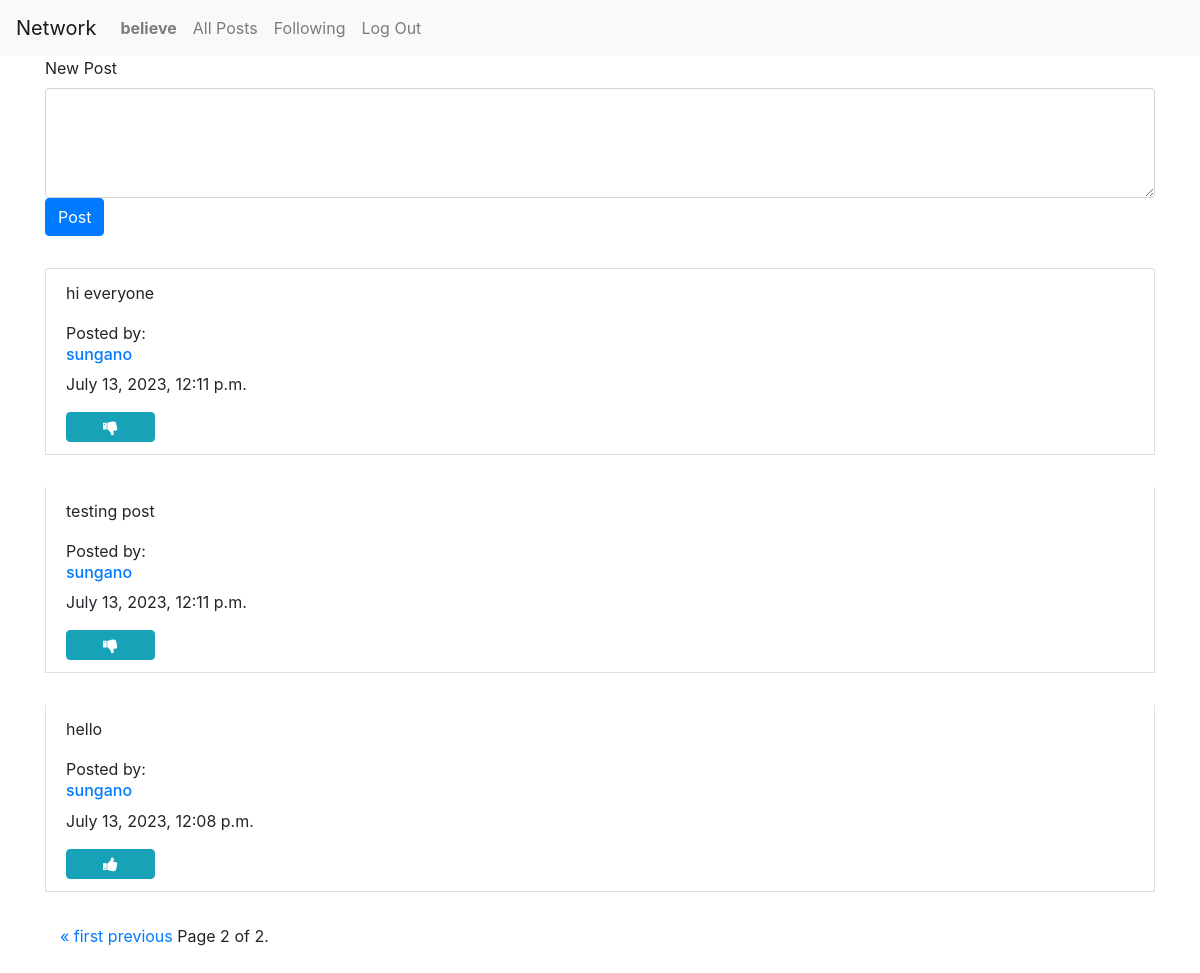
Page /?page=2 (signed in) on the committed database.
### network/models.py (models this page shows, shortened)
class User(AbstractUser):
    pass
    def __str__(self):
            return self.username

class Post(models.Model):
    comment = models.CharField(max_length=500)
    author = models.ForeignKey("User", on_delete=models.CASCADE)
    timestamp = models.DateTimeField(auto_now_add=True)

### network/views.py (the view, shortened to what this page needs)
# urls.py: path("", views.index, name="index"),
def index(request):
    posts = Post.objects.all().order_by('-timestamp')
    posts_paginator = Paginator(posts, 10)
    page_number = request.GET.get('page')
    posts_page_object = posts_paginator.get_page(page_number)
    likes = Like.objects.all()
    postsYouLike = []
    try:
        for like in likes:
            if like.user.id == request.user.id:
                postsYouLike.append(like.post.id)
    except:
        postsYouLike= []
    return render(request, "network/index.html", {
        "postsYouLike": postsYouLike,
        "postsPage": posts_page_object
        })

### network/templates/network/index.html (shortened to what this page needs)
{% extends "network/layout.html" %}
{% block body %}
    <div id="posts-page" class="container">
        {% if user.is_authenticated %}
            <form action="{% url 'index' %}" method="post">
                <div class="form-floating">
                    <label for="new_post">New Post</label>
                    <textarea class="form-control" name="post" id="new-post" cols="20" rows="4"></textarea>
                    <button type="submit" class="btn btn-primary">Post</button>
                </div>
            </form>
        {% endif %}
            <div id="all-posts">
                {% for post in postsPage %}
                    <div class="list-group-item" style="margin-top: 2em;">
                        <p id="post_{{ post.id }}">{{post.comment}}</p>
                        <span>Posted by: </span>
                        <a href="{% url 'profile' id=post.author.id %}">
                            <h6>{{post.author}}</h6>
                        </a>
                        <p>{{post.timestamp}}</p>
                        {% if user.is_authenticated %}
                            {% if user == post.author %}
                                <button class="btn btn-success" data-toggle="modal" data-target="#modal_edit_post_{{ post.id }}">Edit</button>
                                <div class="modal" id="modal_edit_post_{{ post.id }}" tabindex="-1" role="dialog" aria-labelledby="modal_edit_post_{{ post.id }}" aria-hidden="true">
                                    <div class="modal-dialog" role="document">
                                      <div class="modal-content">
                                        <div class="modal-header">
                                          <h5 class="modal-title">Edit Post</h5>
                                          <button type="button" class="close" data-dismiss="modal" aria-label="Close">
                                            <span aria-hidden="true">&times;</span>
                                          </button>
                                        </div>
                                        <div class="modal-body">
                                          <textarea name="content" class="form-control" id="textarea_{{ post.id }}" cols="30" rows="5">{{ post.comment }}</textarea>
                                        </div>
                                        <div class="modal-footer">
                                          <button onclick="editPost({{ post.id }})" type="button" class="btn btn-primary">Save changes</button>
                                          <button type="button" class="btn btn-secondary" data-dismiss="modal">Close</button>
                                        </div>
                                      </div>
                                    </div>
                                  </div>
                            {% else %}
                                    {% if post.id in postsYouLike %}
                                      <button class="btn btn-info fa fa-thumbs-down col-1" id="like_{{ post.id }}" onclick="likeHandler({{post.id}}, {{postsYouLike}})" ></button>
                                    {% else %}
                                      <button class="btn btn-info fa fa-thumbs-up col-1" id="like_{{ post.id }}" onclick="likeHandler({{post.id}}, {{postsYouLike}})"></button>
                                    {% endif %}
                            {% endif %}
                        {% endif %}
                    </div>
                {% endfor %}
                    <div class="container" style="margin-top: 2em; margin-bottom: 4em;">
                      <div class="pagination">
                        <span class="step-links">
                            {% if postsPage.has_previous %}
                                <a href="?page=1">&laquo; first</a>
                                <a href="?page={{ postsPage.previous_page_number }}">previous</a>
                            {% endif %}
                            <span class="current">
                                Page {{ postsPage.number }} of {{ postsPage.paginator.num_pages }}.
                            </span>
                        </span>
                      </div>
                    </div>
            </div>
    </div>
{% endblock %}

### network/templates/network/layout.html (shortened to what this page needs)
{% load static %}
<!DOCTYPE html>
<html lang="en">
    <head>
        <link rel="stylesheet" href="https://stackpath.bootstrapcdn.com/bootstrap/4.4.1/css/bootstrap.min.css">
        <link href="{% static 'network/styles.css' %}" rel="stylesheet">
        <link rel="stylesheet" href="https://cdnjs.cloudflare.com/ajax/libs/font-awesome/4.7.0/css/font-awesome.min.css">
    </head>
    <body>
        <nav class="navbar navbar-expand-lg navbar-light bg-light">
            <a class="navbar-brand" href="#">Network</a>
            <div>
              <ul class="navbar-nav mr-auto">
                {% if user.is_authenticated %}
                    <li class="nav-item">
                        <a class="nav-link" href="#"><strong>{{ user.username }}</strong></a>
                    </li>
                {% endif %}
                <li class="nav-item">
                  <a class="nav-link" href="{% url 'index' %}">All Posts</a>
                </li>
                {% if user.is_authenticated %}
                    <li class="nav-item">
                        <a class="nav-link" href="{% url 'following' %}">Following</a>
                    </li>
                    <li class="nav-item">
                        <a class="nav-link" href="{% url 'logout' %}">Log Out</a>
                    </li>
                {% endif %}
              </ul>
            </div>
          </nav>
        <div class="body">
            {% block body %}
            {% endblock %}
        </div>
    </body>
</html>

### rows in the picture
User: username "believe"
Post: comment "hi everyone", author "sungano", timestamp "July 13, 2023, 12:11 p.m."
Post: comment "testing post", author "sungano", timestamp "July 13, 2023, 12:11 p.m."
Post: comment "hello", author "sungano", timestamp "July 13, 2023, 12:08 p.m."

### other values in the picture
{{ postsPage.number }} "2"
{{ postsPage.paginator.num_pages }} "2"
